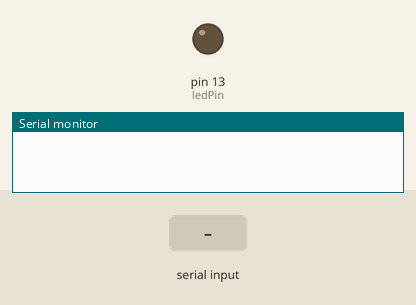
This sketch was run on a simulated Arduino Uno, built with avr-gcc and run on an emulated ATmega328P. Parts: output pins drawn as LEDs (lit = HIGH), the last lines printed to the serial monitor. The inputs (shaded band) are chosen by the test bench.

Above: at 1.2 s.
1.3 s: byte 30 received over Serial
At 1.45 s:
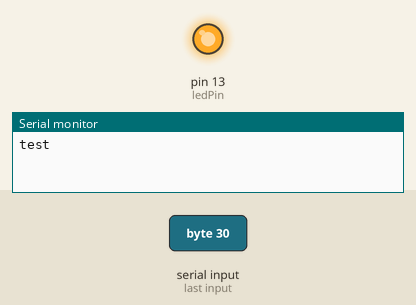
Timing chart, 0 to 4.3 s (numbered marks = the images above; inputs shaded):
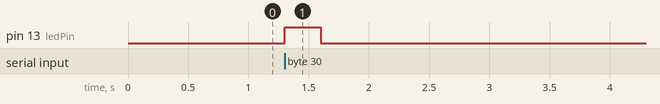

Measured:
- after the input at 1.3 s, pin 13 (ledPin): LOW → HIGH at once, → LOW 0.30 s later

The sketch:

sketch_sep27a.ino
```cpp
int ledPin = 13;
int usbnumber = 0;
void setup() {
    pinMode(ledPin, OUTPUT);
    Serial.begin(9600);
}

void loop() {
    if (Serial.available() > 0) {
        usbnumber = Serial.read();
        Serial.println("test");
    }
    if (usbnumber > 0) {
        if (usbnumber % 2 == 0){
            digitalWrite(ledPin, HIGH);
            delay(300);
            digitalWrite(ledPin, LOW);
            delay(300);
        }else{
            digitalWrite(ledPin, HIGH);
            delay(300);
            digitalWrite(ledPin, LOW);
            delay(300);
            digitalWrite(ledPin, HIGH);
            delay(300);
            digitalWrite(ledPin, LOW);
            delay(300);
        }
        usbnumber = 0;
    }
}
```
